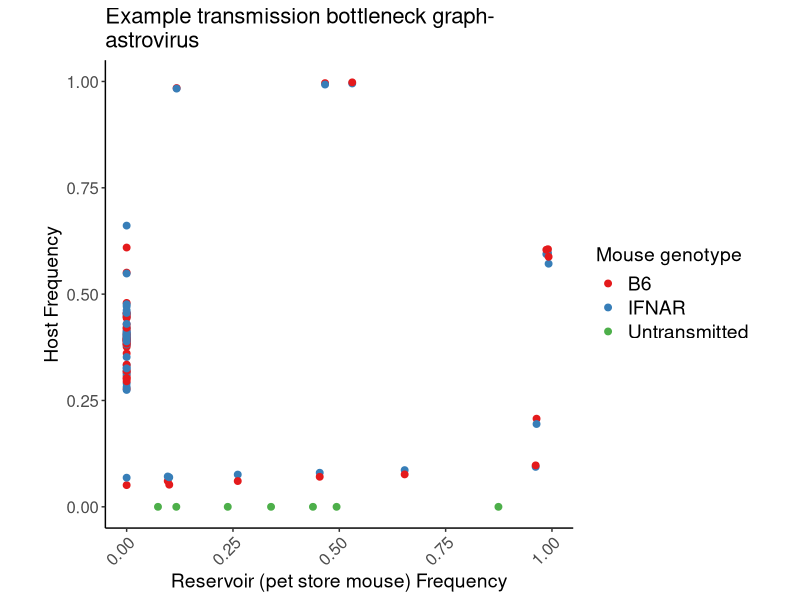
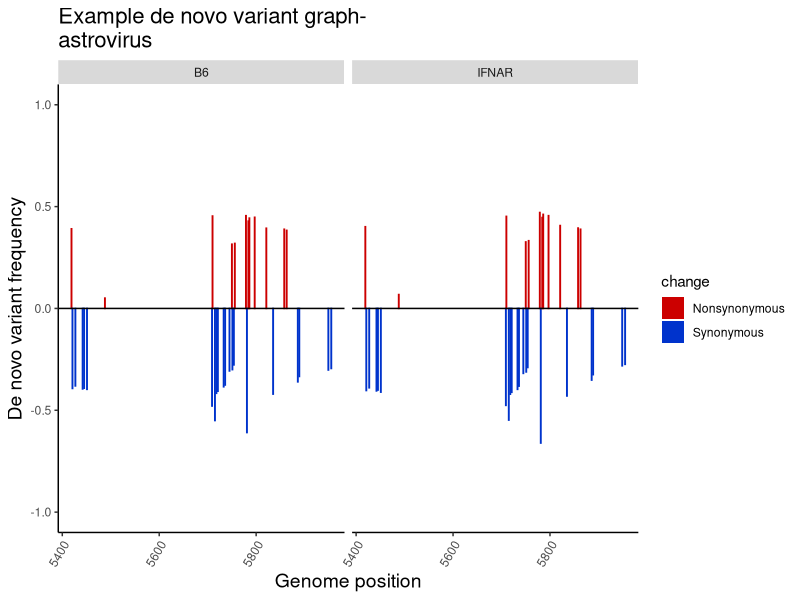

Source code (R) for these figures, in order:
## ---- chunk 1
knitr::opts_chunk$set(echo = TRUE, message = FALSE)
## ---- chunk 2
#Import data: a csv file containing the average frequencies of astrovirus rdrdp amplicon variants detected by the ivar pipeline. These frequencies are determined by comparing a pet store mouse to itself (i.e. an "intra-pet store mouse variant"), and each of the specific pathogen free (SPF) mouse genotypes (i.e. B6, IFNAR knockout, IFNLR knockout, or IFNLAR knocout) to the petstore mice. 
library(ggplot2)
library(RColorBrewer)
library(dplyr)

dat <- read.csv("../analysis/transmission_bottlenecks/variant_calling/example_astrovirus_combined_filtered_variants.csv", header=TRUE, stringsAsFactors = FALSE) %>% #<- user set filename
  mutate(mouse_genotype = as.factor(mouse_genotype)) %>%
  subset(., PASS_repA == "TRUE" & PASS_repB == "TRUE" & exclude_from_final != "Y") %>% #Filter out observations with non-significant Fisher's exact tests, and those that fall within primer binding sites/outside of assembled consensus region.
  .[!grepl("[-\\+]", .$ALT), ] %>% #remove insertions or deletions from consideration
  .[,c("experiment", "primer_set", "mouse_ivar_number", "cage", "mouse_genotype", "REGION", "POS", "REF", "ALT", "REF_CODON", "REF_AA", "ALT_CODON", "ALT_AA", "average_variant_freq")] #pare down dataset


#separate the data into two separate dataframes, one containing the intra-petstore mouse variants, and one containing the SPF vs pet store mouse variants
petstore.variants <- dat[grep("petstore", dat$mouse_genotype), ]
spf.variants <- dat[-grep("petstore", dat$mouse_genotype), ]

merged<- merge(x=spf.variants, y=petstore.variants, by = c("experiment", "primer_set", "POS", "REF", "ALT", "cage", "REGION"), all.x = TRUE, all.y = TRUE, suffixes = c("_spf", "_petstore"))

#Replace NA's in the variant frequency columns with zeros so that the frequencies of variants can be graphed
merged[,c("average_variant_freq_spf", "average_variant_freq_petstore")][is.na(merged[,c("average_variant_freq_spf", "average_variant_freq_petstore")])] <- 0

#Make the mouse genotypes into character type
merged$mouse_genotype_spf <- as.character(merged$mouse_genotype_spf)

#Replace NA's in the "Reference_spf" column to "untransmitted" to allow for graphing
merged[,"mouse_genotype_spf"][is.na(merged[,"mouse_genotype_spf"])] <- "untransmitted"

#Turn mouse genotypes back to factor type
merged$mouse_genotype_spf <- as.factor(merged$mouse_genotype_spf)

#Rename mouse genotypes for the graph legend
levels(merged$mouse_genotype_spf) <- list("B6"="b6_cohoused",
                                         "IFNAR" = "IFNAR_ko_cohoused",
                                         "IFNLR" = "IFNLR_ko_cohoused",
                                         "IFNLAR" = "IFNLAR_ko_cohoused",
                                         "Untransmitted" = "untransmitted")

## ---- chunk 3
combined.plot <- ggplot(merged, aes(y=average_variant_freq_spf, x=average_variant_freq_petstore))+
  geom_point(aes(color = mouse_genotype_spf),
             size = 2)+
  scale_color_brewer(palette = "Set1")+
  labs(color = "Mouse genotype")+
  scale_x_continuous(limits = c(0, 1), name="Reservoir (pet store mouse) Frequency") +
  scale_y_continuous(limits = c(0, 1), name="Host Frequency") +
  ggtitle("Example transmission bottleneck graph-\nastrovirus")+
  theme(panel.grid = element_blank(),
        panel.background = element_blank(),
        axis.line = element_line(colour = "black"),
        legend.key = element_blank(),
        plot.title = element_text(size = 16),
        axis.title = element_text(size = 14),
        axis.text.y = element_text(size = 12),
        axis.text.x = element_text(size = 12, angle = 45, hjust = 1),
        legend.title = element_text(size = 14),
        legend.text = element_text(size = 14),
        strip.text = element_text(size = 16),
        aspect.ratio = 1)
combined.plot
## ---- chunk 4
#Modify dataframe to include information about synonymous and nonsynonymous nucleotide changes
denovo.variants.df <- merged %>%
  mutate(change = ifelse(REF_AA_spf == ALT_AA_spf, "S", "N")) %>% #Add new variable that compares reference and alternate amino acid, assigns "S" for synonymous change (same amino acid identity), "N" for nonsynonymous change (different aa identity)
  mutate(average_variant_freq_spf = ifelse(change == "N", average_variant_freq_spf, -average_variant_freq_spf)) #Change frequency of nonsynonymous changes to negative number, so it graphs below the line, for better visualization

denovo.variants <- ggplot(data = subset(denovo.variants.df, average_variant_freq_petstore == 0),
                          aes(x=POS, 
                              y = average_variant_freq_spf,
                              fill = change,
                              color = change)) +
  geom_bar(stat = "identity", position = "dodge") +
  geom_hline(yintercept = 0)+
  facet_grid(.~mouse_genotype_spf)+
  scale_color_manual(values = c("#CC0000", "#0033CC"), guide="none")+
  scale_fill_manual(values = c("#CC0000", "#0033CC"), labels=c("Nonsynonymous", "Synonymous"))+
  scale_y_continuous(limits = c(-1,1), name="De novo variant frequency") +
  scale_x_continuous(name = "Genome position") +
  ggtitle("Example de novo variant graph-\nastrovirus") +
  theme(panel.grid = element_blank(),
        panel.background = element_blank(),
        axis.line = element_line(colour = "black"),
        legend.key = element_blank(),
        axis.title = element_text(size = 14),
        axis.text.x = element_text(angle = 60, hjust=1),
        plot.title = element_text(size=16))

denovo.variants
